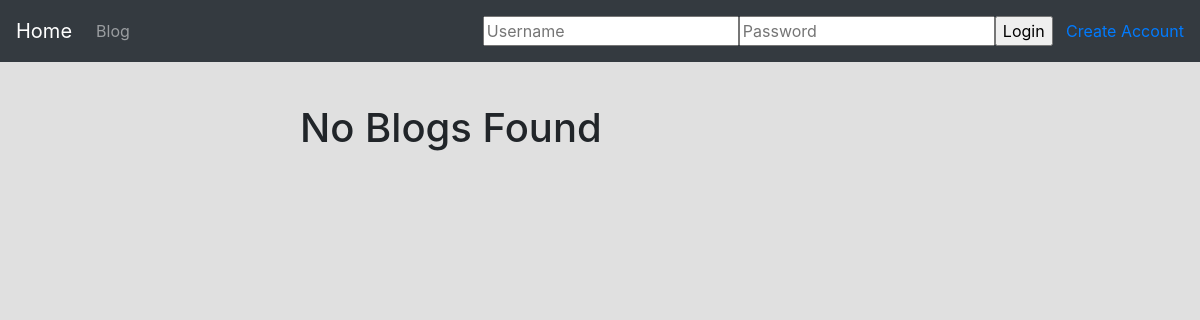
Before: /blog/ with the older database file.
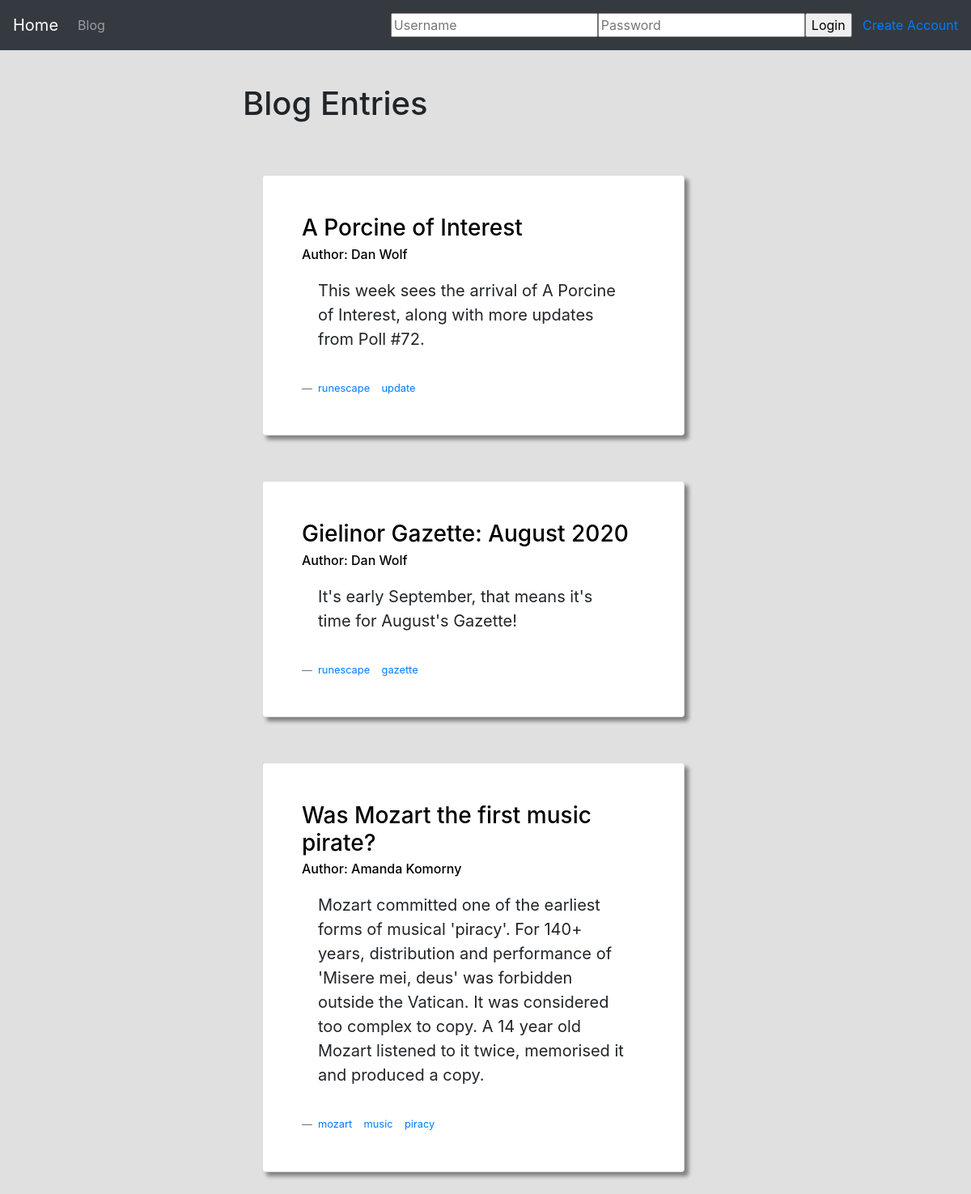
After: the same page with the newer database file.
### blog/models.py (models this page shows, shortened)
class Blog(models.Model):
    author = models.CharField(max_length=64)
    title = models.CharField(max_length=128)
    abstract = models.CharField(max_length=300)
    content = models.CharField(max_length=10000)
    tags = models.CharField(max_length=1000, blank=True)

### blog/views.py (the view)
# urls.py: path("", views.index, name="index"),
def index(request):
    blogs, tags = get_blogs_tags()
    return render(request, "blog/index.html", {
        "blogs": blogs,
        "tags": tags,
    })

### blog/views.py (called while the page is built)
def get_blogs_tags():
    blogs = Blog.objects.all()
    tags = {blog.id: blog.tags.split(', ') for blog in blogs}
    return blogs, tags

### blog/templates/blog/index.html (shortened to what this page needs)
{% extends 'main/layout.html' %}
{% block body %}
    <div class="row w-100">
        <div class="col-3 w-100"></div>
        <div class="col-9">
            {% if blogs %}
            <h1>Blog Entries</h1>
            {% endif %}
        </div>
    </div>
    <div class="row w-100 pb-5">
        {% for blog in blogs %}
            <div class="col-9 mx-auto pt-5 mt-2 w-100 align-self-center">
                <div class="card p-5 my-auto" style="width: 60%; margin: auto; box-shadow: 5px 5px 5px Gray;">
                    <h3 class="card-title">
                        <a style="color: black;" href="{% url 'blog:entry' blog.id %}">{{ blog.title }}</a>
                    </h3>
                    <h6 class="card-subtitle">
                        <a style="color: black;" href="{% url 'blog:author' blog.author %}">Author: {{ blog.author }}</a>
                    </h6>
                    <div class="card-body">
                        <blockquote class="blockquote mb-0">
                            <p>{{ blog.abstract }}</p>
                        </blockquote>
                    </div>
                    <footer class="blockquote-footer">
                        {% for key, value in tags.items %}
                            {% if key == blog.id %}
                                {% for tag in value %}
                                <a href="{% url 'blog:tag' tag %}">{{ tag }}</a> &nbsp;&nbsp;
                                {% endfor %}
                            {% endif %}
                        {% endfor %}
                    </footer>
                </div>
            </div>
        {% empty %}
        <div class=col-3 w-100"></div>
            <div class="col-9 w-100">
                <h1>No Blogs Found</h1>
            </div>
        {% endfor %}
    </div>
{% endblock %}

### main/templates/main/layout.html (shortened to what this page needs)
<!DOCTYPE html>
<html lang="en">
<head>
    <link rel="stylesheet" href="https://stackpath.bootstrapcdn.com/bootstrap/4.5.2/css/bootstrap.min.css">
</head>
<body style="background-color: #E0E0E0;">
    <nav class="navbar bg-dark navbar-dark navbar-expand-lg justify-content-between">
        <div>
            <div class="navbar-nav">
                <a class="navbar-brand" href="{% url 'main:index' %}">Home</a>
                <a class="nav-item nav-link" href="{% url 'blog:index' %}">Blog</a>
            </div>
        </div>
        <div class="my-2 text-right my-0">
            {% include "users/index.html" %}
        </div>
    </nav>
    <div class="row w-100 h-100 mx-auto align-items-center">
    {% if message is not None %}
        <div class="w-100 alert alert-warning text-center" role="alert" style="height:10px;line-height: 3px;">
            <b>{{ message }}</b>
        </div>
    {% else %}
        <div class="w-100 alert" style="height: 10px;"></div>
    {% endif %}
    {% block body %}
    {% endblock %}
    </div>
</body>
</html>

### users/templates/users/index.html (shortened to what this page needs)
{% if not request.user.is_authenticated %}
    <form class="form-inline" action="{% url 'users:login' %}" method="post">
        <input type="text" name="username" placeholder="Username">
        <input type="password" name="password" placeholder="Password">
        <input type="submit" value="Login">&nbsp;&nbsp;&nbsp;
        <a href="{% url 'users:new' %}">Create Account</a>
    </form>
{% else %}
<a href="{% url 'users:logout' %}">Log Out</a>
{% endif %}

Changed rows visible on the page:
added Blog: title "A Porcine of Interest", author "Dan Wolf", abstract "This week sees the arrival of A Porcine of Interest, along with more updates from Poll #72.", value "runescape" "update"
added Blog: title "Gielinor Gazette: August 2020", author "Dan Wolf", abstract "It's early September, that means it's time for August's Gazette!", value "runescape" "gazette"
added Blog: title "Was Mozart the first music pirate?", author "Amanda Komorny", abstract "Mozart committed one of the earliest forms of musical 'piracy'. For 140+ years, distribution and performance of 'Misere mei, deus' was forbidden outside the Vatican. It was considered too complex to copy. A 14 year old Mozart listened to it twice, memorised it and produced a copy.", value "mozart" "music" "piracy"
Other visible differences:
text no longer shown: "No Blogs Found"
text now shown: "Blog Entries"
